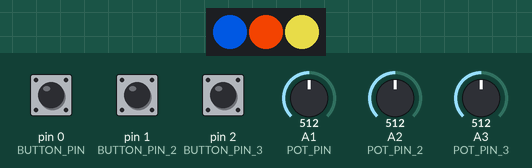
Recording of a sketch running on a simulated Teensy 4. Parts: 3 RGB LEDs in strip order, left to right. The test bench sets the inputs (shaded band); at power-on: A1 (POT_PIN) = 512, A2 (POT_PIN_2) = 512, A3 (POT_PIN_3) = 512, pin 0 (BUTTON_PIN) HIGH, pin 1 (BUTTON_PIN_2) HIGH, pin 2 (BUTTON_PIN_3) HIGH. Random numbers use the default seed unless the sketch sets one; what the sketch prints to the serial monitor is not drawn.

Above: at 2.2 s.
2.3 s: A1 (POT_PIN) set to 716
At 4.1 s:
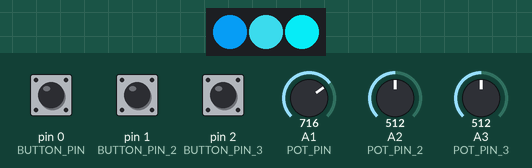
5.3 s: A2 (POT_PIN_2) set to 900
At 5.51 s:
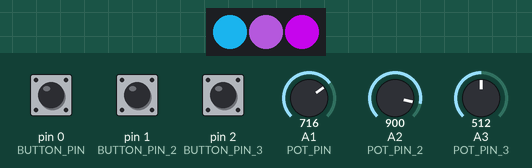
8.3 s: A3 (POT_PIN_3) set to 1023
At 9.2 s:
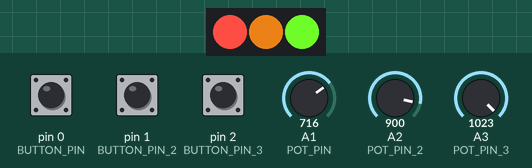
11.3 s: A3 (POT_PIN_3) set to 991
At 11.51 s:
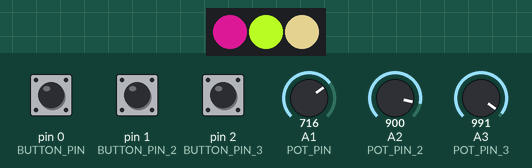
14.3 s: A3 (POT_PIN_3) set to 900
At 14.9 s:
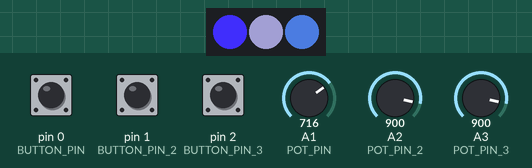
17.3 s: A2 (POT_PIN_2) set to 929
At 19.82 s:
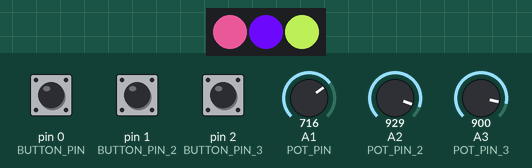
20.3 s: A2 (POT_PIN_2) set to 945
Timing chart, 0 to 22.3 s (numbered marks = the images above; inputs shaded):
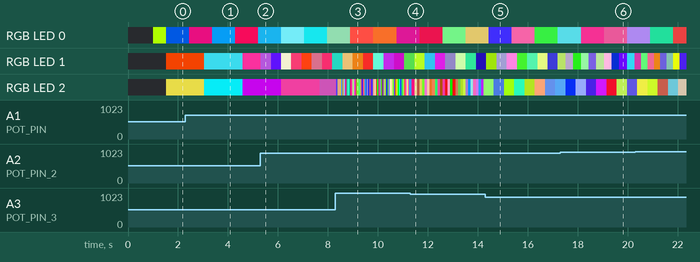

The sketch:

Blinking_Pixels.ino
```cpp
//This is code to test the non-audio Hardware on the PTRG Teensy Platform

#include <WS2812Serial.h>  // Non-blocking PJRC Library for Neopixels


#define SD_CS_PIN 10
#define BUTTON_PIN 0
#define BUTTON_PIN_2 1
#define BUTTON_PIN_3 2
#define POT_PIN A1
#define POT_PIN_2 A2
#define POT_PIN_3 A3
#define PIXEL_PIN 14

//********Variables and objects for Neopixels
const int numled = 3;

byte drawingMemory[numled * 3];          //  3 bytes per LED
DMAMEM byte displayMemory[numled * 12];  // 12 bytes per LED

WS2812Serial leds(numled, displayMemory, drawingMemory, PIXEL_PIN, WS2812_GRB);  //create led object

//Define colors (My pixels are GRB format)
#define RED 0x00FF00
#define GREEN 0xFF0000
#define BLUE 0x0000FF
#define YELLOW 0xB0FF00
#define PINK 0x10FF88
#define ORANGE 0x58E000
#define WHITE 0xFFFFFF

elapsedMillis timer1;
elapsedMillis timer2;
elapsedMillis timer3;

void setup() {
  Serial.begin(9600);
  Serial.println("This code will test your knobs and buttons in a very quick and crude way.");
  delay(1000);

  leds.begin();
  leds.setPixel(0, YELLOW);
  leds.show();
  delay(10);

  pinMode(BUTTON_PIN, INPUT_PULLUP);
  pinMode(BUTTON_PIN_2, INPUT_PULLUP);
  pinMode(BUTTON_PIN_3, INPUT_PULLUP);
}

void loop() {
  Serial.print("Button 1: ");
  Serial.println(digitalRead(BUTTON_PIN));
  Serial.print("Button 2: ");
  Serial.println(digitalRead(BUTTON_PIN_2));
  Serial.print("Button 3: ");
  Serial.println(digitalRead(BUTTON_PIN_3));
  Serial.print("Knob 1: ");
  Serial.println(analogRead(POT_PIN));
  Serial.print("Knob 2: ");
  Serial.println(analogRead(POT_PIN_2));
  Serial.print("Knob 3: ");
  Serial.println(analogRead(POT_PIN_3));


  int refresh1 = map(analogRead(POT_PIN), 0, 1023, 3000, 0);

  if (timer1 > refresh1) {
    leds.setPixel(0, random(0, 16777215));
    leds.show();
    timer1 = 0;
  }

  int refresh2 = map(analogRead(POT_PIN_2), 0, 1023, 3000, 0);

  if (timer2 > refresh2) {
    leds.setPixel(1, random(0, 16777215));
    leds.show();
    timer2 = 0;
  }

  int refresh3 = map(analogRead(POT_PIN_3), 0, 1023, 3000, 0);

  if (timer3 > refresh3) {
    leds.setPixel(2, random(0, 16777215));
    leds.show();
    timer3 = 0;
  }

  delay(50);
}
```

Measured:
- the behaviour switches between 1006 and 1005 on A3 (POT_PIN_3) (found by bisection; images 3 and 4)
